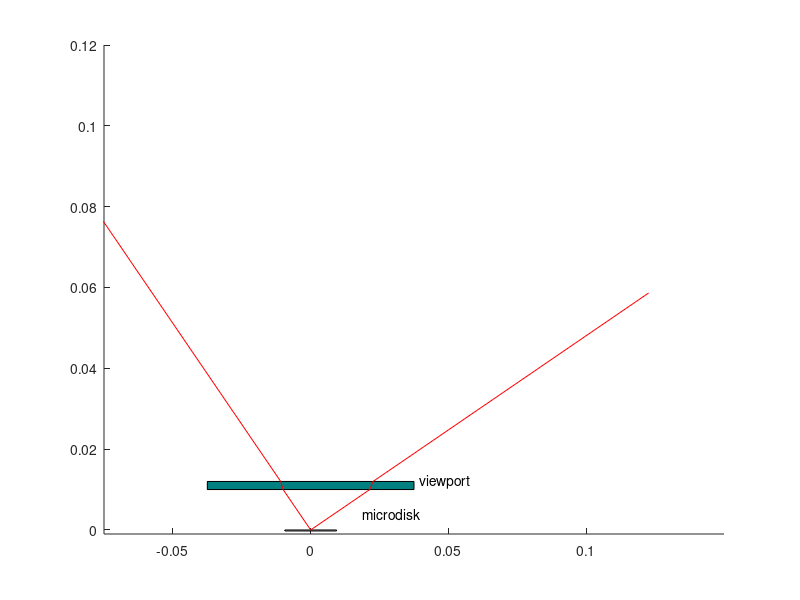

MATLAB code for this plot:
%% user defines incident angle of laser beam and distance of photodiode

%user input here%
incident_angle=45; %incident angle of beam on viewport in degrees
alpha=deg2rad(10); %angle that microdisk is deflected by in rads
d=0.002; %viewport thickness in meters - depends on viewport
x3=0.1; %distance to photodiode in meters
h=0.01; %disk-viewport separation in meters - depends on microscope objective

%fixed values - do not change%
n1=1; %air refractive index
n2=1.77; %viewport refractive index

viewport_w=0.075; %viewport viewing diameter

theta_i=deg2rad(incident_angle); %incident angle of beam on viewport in rads
theta_r=asin((sin(theta_i))/n2); %refracted angle inside viewport in rads
phi=theta_i+alpha; %incident/reflected angle on microdisk relative to microdisk norm
theta_i2=phi+alpha; %angle of beam incident on lower face of viewport after reflection
theta_r2=asin((sin(theta_i2))/n2);

s1=h*tan(theta_i);
s2=d*tan(theta_r);     
s3=x3;

x1=h*tan(phi+alpha); %hz distance from beam on disk to viewport
x2=d*tan(theta_r2); %hz distance travelled through viewport
Py=x3/tan(theta_i2); %height of photodiode above viewport
Ly=s3/tan(theta_i); %height of laser above viewport

%% calculate the rays

%the x and y coordinates of the laser
laser_s=s1+s2+s3;
laser_y=h+d+Ly;

%the x and y coordinates of the laser incident on the upper face of the
%viewport
viewport_si=s1+s2;
viewport_yi=h+d;

%the x and y coordinates of the laser leaving the lower face of the
%viewport
viewport_sl=s1;
viewport_yl=h;

disk_x=0; %starting x coordinate of beam on microdisk
disk_y=0; %starting y coordinate of beam on microdisk

%the x and y coordinates of the reflected ray that hits the lower face of the
%viewport
viewport_x=x1;
viewport_y_lower=h;

%the x and y coordinates of the ray that hits the upper face of the
%viewport
air_x=x1+x2;
air_y=h+d;

%the x and y coordinates of the ray that hits the photodiode
photodiode_x=x1+x2+x3;
photodiode_y=h+d+Py;

%% make a diagram

%disk and viewport
fig1=figure;
viewport=rectangle('Position',[-viewport_w/2 h viewport_w d],'FaceColor',[0 .5 .5]);
microdisk=rectangle('Position',[-viewport_w/8 -d/8 viewport_w/4 d/8],'FaceColor',[.8 .8 .8]);
axis([-viewport_w 2*viewport_w -d/2 0.12]);

%draw the beam going from the laser to the viewport
Lx=[-laser_s -viewport_si];
Ly=[laser_y viewport_yi];
line(Lx,Ly,'Color','Red');

%draw the beam going through the viewport, downwards
Vx1=[-viewport_si -viewport_sl];
Vy1=[viewport_yi viewport_yl];
line(Vx1, Vy1, 'Color',  'Red');

%draw the beam going from the viewport to the disk
Vx1=[-viewport_sl disk_x];
Vy1=[viewport_yl disk_y];
line(Vx1, Vy1, 'Color',  'Red');

%draw the beam going from the microdisk to the viewport
Vx=[disk_x viewport_x];
Vy=[disk_y viewport_y_lower];
line(Vx,Vy,'Color','Red');

%draw the beam going through the viewport to air
Ax=[viewport_x air_x];
Ay=[viewport_y_lower air_y];
line(Ax,Ay,'Color','Red');

%draw the beam going to the photodiode
PDx=[air_x photodiode_x];
PDy=[air_y photodiode_y];
line(PDx,PDy,'Color','Red');

txt = 'viewport';
text(viewport_w/1.9,d+h,txt);

txt2 = 'microdisk';
text(viewport_w/4,2*d,txt2);